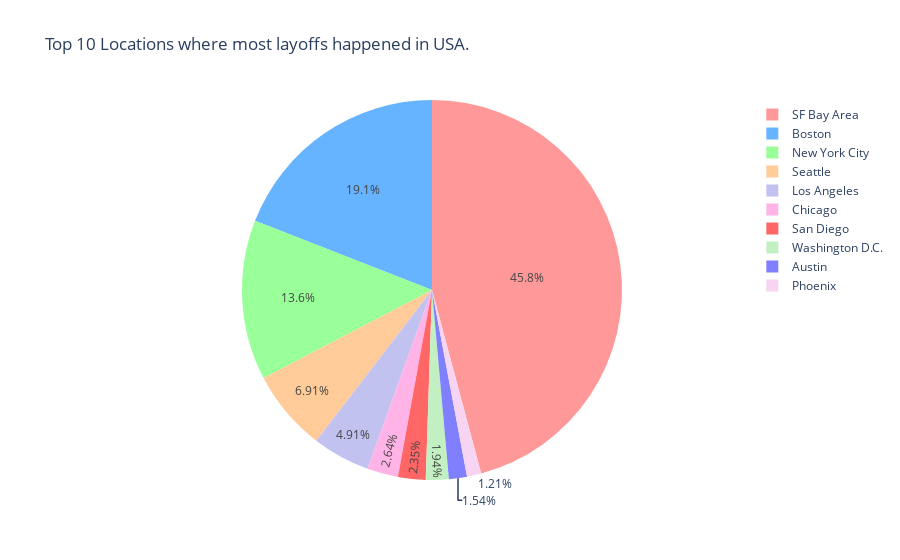

Write notebook code for a chart like this one.
### Code cell
# Using a custom color scale
custom_color_scale = ['#ff9999', '#66b3ff', '#99ff99', '#ffcc99', '#c2c2f0', '#ffb3e6', '#ff6666', '#c2f0c2', '#8080ff', '#f7d4f1']

fig = px.pie(top_10, names='Location_HQ', values='Percentage',
            color_discrete_sequence=custom_color_scale, # Use the custom color scale
            title='Top 10 Locations where most layoffs happened in USA.')

fig.show()

### Figure 1 — Plotly figure (JSON) as saved in the notebook; plotly's stock layout.template omitted (floating-point values rounded to 4 significant figures)
{"data": [{"domain": {"x": [0, 1], "y": [0, 1]}, "hovertemplate": "Location_HQ=%{label}<br>Percentage=%{value}<extra></extra>", "labels": ["SF Bay Area", "Boston", "New York City", "Seattle", "Los Angeles", "Chicago", "San Diego", "Washington D.C.", "Austin", "Phoenix"], "legendgroup": "", "name": "", "showlegend": true, "type": "pie", "values": [16.99, 7.07, 5.04, 2.56, 1.82, 0.98, 0.87, 0.72, 0.57, 0.45]}], "layout": {"autosize": true, "legend": {"tracegroupgap": 0}, "piecolorway": ["#ff9999", "#66b3ff", "#99ff99", "#ffcc99", "#c2c2f0", "#ffb3e6", "#ff6666", "#c2f0c2", "#8080ff", "#f7d4f1"], "title": {"text": "Top 10 Locations where most layoffs happened in USA."}}}
